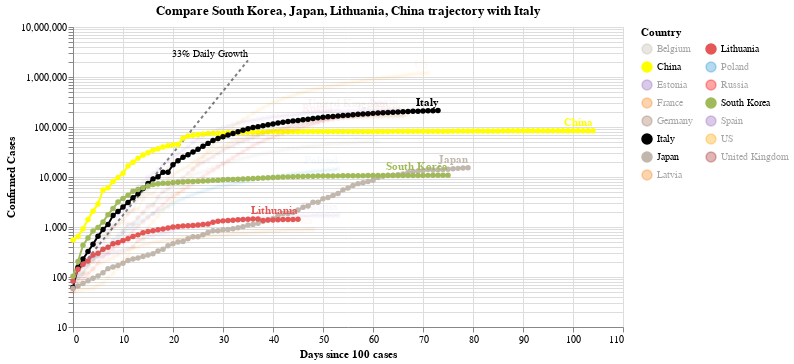

Notebook cell for this chart:
### Code cell
#hide_input
chart3 = make_since_chart(dff2, ['South Korea', 'Japan', 'Lithuania', 'China'], baseline_countries)
chart3

### Figure 1 — Vega-Lite specification as saved in the notebook (floating-point values rounded to 4 significant figures; data arrays with more than 128 entries replaced by an {"elided": "..."} marker saying what was removed)
{"config": {"view": {"continuousWidth": 400, "continuousHeight": 300}}, "layer": [{"mark": {"type": "line", "color": "black", "opacity": 0.5, "strokeDash": [3, 3]}, "encoding": {"x": {"type": "quantitative", "field": "Days since 100 cases"}, "y": {"type": "quantitative", "field": "Confirmed Cases"}}}, {"mark": {"type": "text", "align": "right", "dy": -6, "fontSize": 10, "text": "33% Daily Growth"}, "encoding": {"x": {"type": "quantitative", "field": "Days since 100 cases"}, "y": {"type": "quantitative", "field": "Confirmed Cases"}}, "transform": [{"filter": "(datum['Days since 100 cases'] >= 35)"}]}, {"data": {"name": "data-579804ec300ced56b573f3233d1043f8"}, "mark": {"type": "line", "point": true}, "encoding": {"color": {"type": "nominal", "field": "Country", "legend": {"columns": 2}, "scale": {"domain": ["Belgium", "China", "Estonia", "France", "Germany", "Italy", "Japan", "Latvia", "Lithuania", "Poland", "Russia", "South Korea", "Spain", "US", "United Kingdom"], "range": ["#C1B7AD", "yellow", "#9467bd", "#F58518", "#9D755D", "black", "#C1B7AD", "#F58518", "#E45756", "#2495D3", "red", "#A1BA59", "#9467bd", "orange", "brown"]}}, "opacity": {"condition": {"value": 1, "selection": "selector001"}, "value": 0.05}, "tooltip": [{"type": "nominal", "field": "Country"}, {"type": "temporal", "field": "Date"}, {"type": "quantitative", "field": "Confirmed Cases"}, {"type": "quantitative", "field": "Days since 100 cases"}], "x": {"type": "quantitative", "field": "Days since 100 cases"}, "y": {"type": "quantitative", "field": "Confirmed Cases", "scale": {"type": "log"}}}, "selection": {"selector001": {"type": "multi", "fields": ["Country"], "bind": "legend", "init": [{"Country": "South Korea"}, {"Country": "Japan"}, {"Country": "Lithuania"}, {"Country": "China"}, {"Country": "Italy"}]}}, "width": 550}, {"data": {"name": "data-579804ec300ced56b573f3233d1043f8"}, "mark": {"type": "text", "align": "right", "dy": -8, "fontWeight": "bold"}, "encoding": {"color": {"type": "nominal", "field": "Country", "legend": {"columns": 2}, "scale": {"domain": ["Belgium", "China", "Estonia", "France", "Germany", "Italy", "Japan", "Latvia", "Lithuania", "Poland", "Russia", "South Korea", "Spain", "US", "United Kingdom"], "range": ["#C1B7AD", "yellow", "#9467bd", "#F58518", "#9D755D", "black", "#C1B7AD", "#F58518", "#E45756", "#2495D3", "red", "#A1BA59", "#9467bd", "orange", "brown"]}}, "opacity": {"condition": {"value": 1, "selection": "selector001"}, "value": 0.05}, "text": {"type": "nominal", "field": "Country"}, "tooltip": [{"type": "nominal", "field": "Country"}, {"type": "temporal", "field": "Date"}, {"type": "quantitative", "field": "Confirmed Cases"}, {"type": "quantitative", "field": "Days since 100 cases"}], "x": {"type": "quantitative", "field": "Days since 100 cases"}, "y": {"type": "quantitative", "field": "Confirmed Cases", "scale": {"type": "log"}}}, "transform": [{"filter": "(datum['Date'] >= 1588636800000)"}], "width": 550}], "data": {"name": "data-c1a3bbf4dd040f2e7e8e7a69520e3c2a"}, "title": "Compare South Korea, Japan, Lithuania, China trajectory with Italy", "$schema": "https://vega.github.io/schema/vega-lite/v4.0.2.json", "datasets": {"data-c1a3bbf4dd040f2e7e8e7a69520e3c2a": [{"Days since 100 cases": 0, "Confirmed Cases": 100.0}, {"Days since 100 cases": 1, "Confirmed Cases": 133.0}, {"Days since 100 cases": 2, "Confirmed Cases": 176.9}, {"Days since 100 cases": 3, "Confirmed Cases": 235.3}, {"Days since 100 cases": 4, "Confirmed Cases": 312.9}, {"Days since 100 cases": 5, "Confirmed Cases": 416.2}, {"Days since 100 cases": 6, "Confirmed Cases": 553.5}, {"Days since 100 cases": 7, "Confirmed Cases": 736.1}, {"Days since 100 cases": 8, "Confirmed Cases": 979.1}, {"Days since 100 cases": 9, "Confirmed Cases": 1302.0}, {"Days since 100 cases": 10, "Confirmed Cases": 1732.0}, {"Days since 100 cases": 11, "Confirmed Cases": 2303.0}, {"Days since 100 cases": 12, "Confirmed Cases": 3064.0}, {"Days since 100 cases": 13, "Confirmed Cases": 4074.0}, {"Days since 100 cases": 14, "Confirmed Cases": 5419.0}, {"Days since 100 cases": 15, "Confirmed Cases": 7207.0}, {"Days since 100 cases": 16, "Confirmed Cases": 9586.0}, {"Days since 100 cases": 17, "Confirmed Cases": 12750.0}, {"Days since 100 cases": 18, "Confirmed Cases": 16960.0}, {"Days since 100 cases": 19, "Confirmed Cases": 22550.0}, {"Days since 100 cases": 20, "Confirmed Cases": 29990.0}, {"Days since 100 cases": 21, "Confirmed Cases": 39890.0}, {"Days since 100 cases": 22, "Confirmed Cases": 53060.0}, {"Days since 100 cases": 23, "Confirmed Cases": 70560.0}, {"Days since 100 cases": 24, "Confirmed Cases": 93850.0}, {"Days since 100 cases": 25, "Confirmed Cases": 124800.0}, {"Days since 100 cases": 26, "Confirmed Cases": 166000.0}, {"Days since 100 cases": 27, "Confirmed Cases": 220800.0}, {"Days since 100 cases": 28, "Confirmed Cases": 293700.0}, {"Days since 100 cases": 29, "Confirmed Cases": 390600.0}, {"Days since 100 cases": 30, "Confirmed Cases": 519500.0}, {"Days since 100 cases": 31, "Confirmed Cases": 690900.0}, {"Days since 100 cases": 32, "Confirmed Cases": 918900.0}, {"Days since 100 cases": 33, "Confirmed Cases": 1222000.0}, {"Days since 100 cases": 34, "Confirmed Cases": 1625000.0}, {"Days since 100 cases": 35, "Confirmed Cases": 2162000.0}], "data-579804ec300ced56b573f3233d1043f8": {"elided": "990 records"}}}
